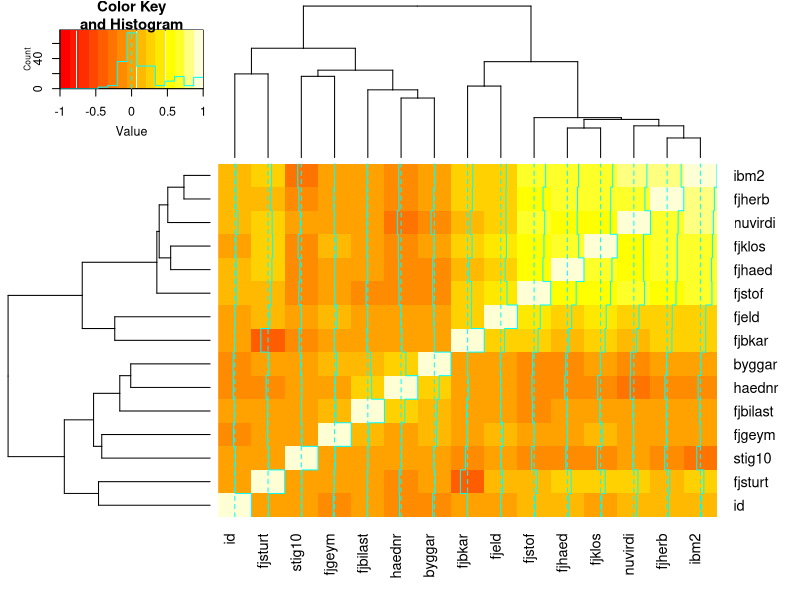
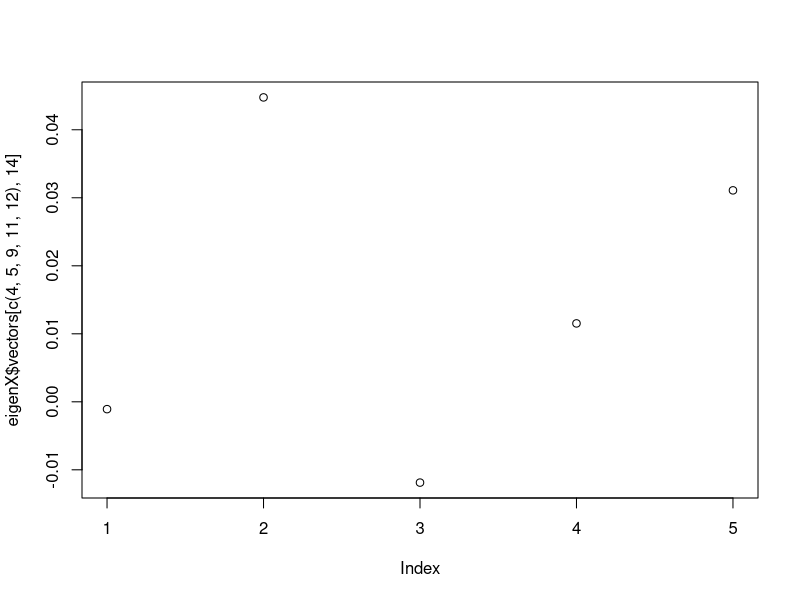
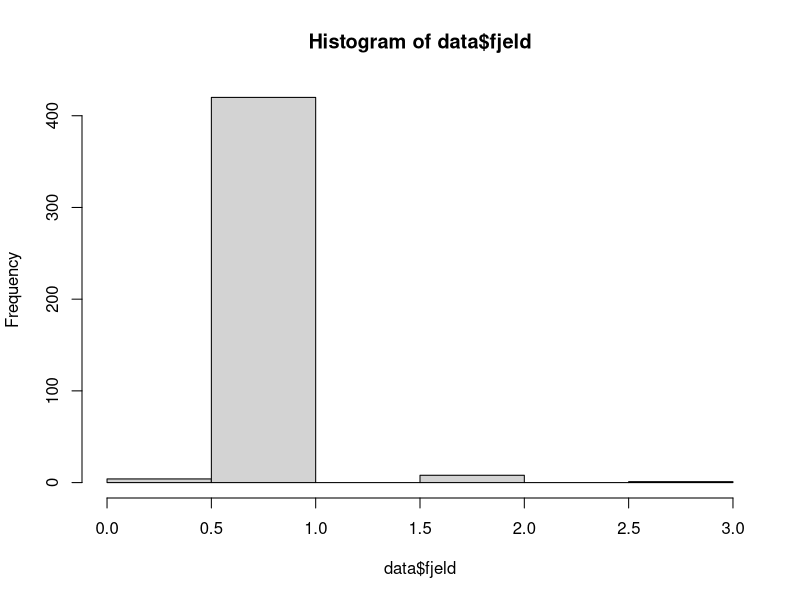
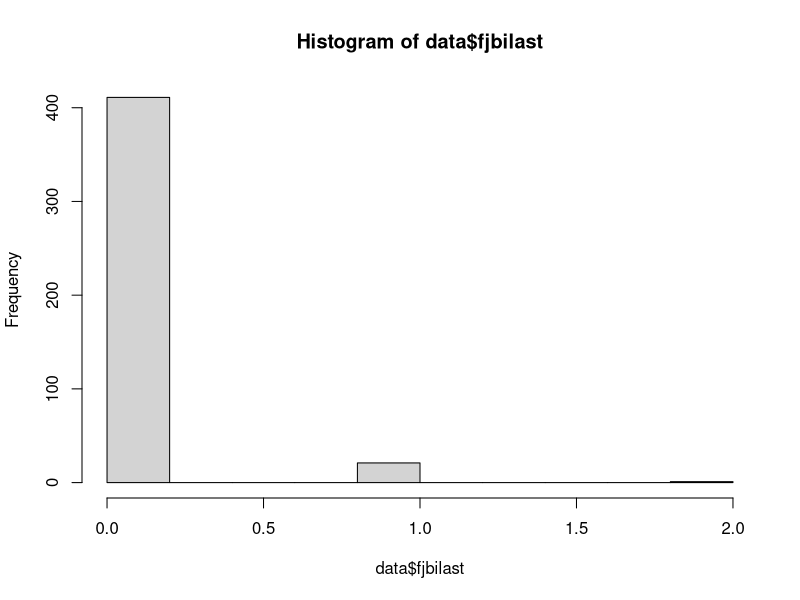
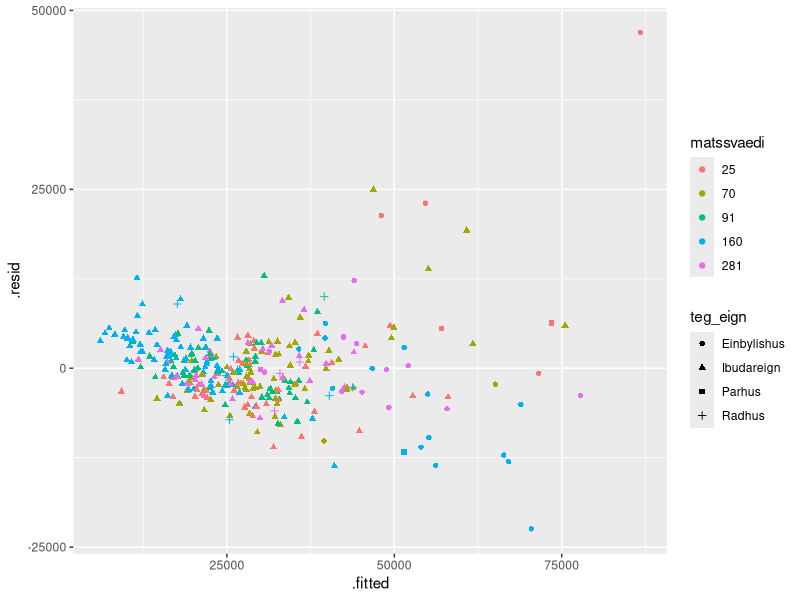
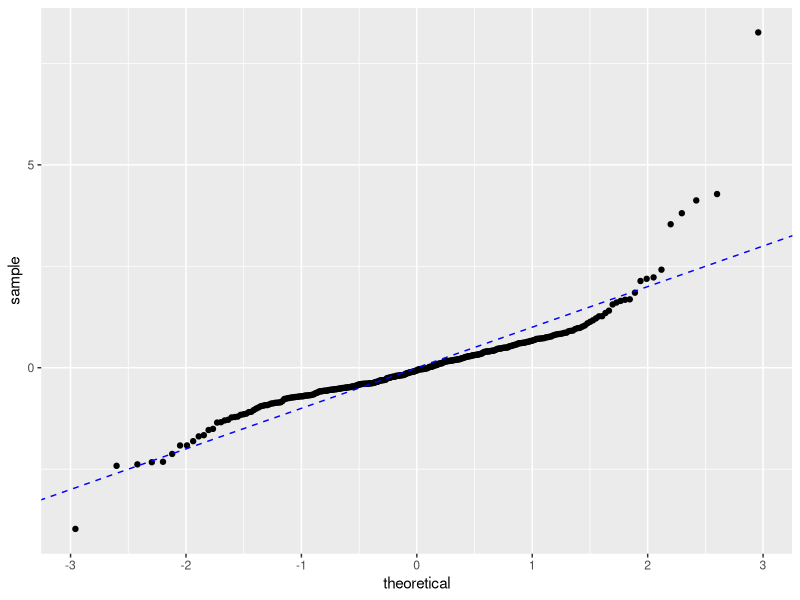
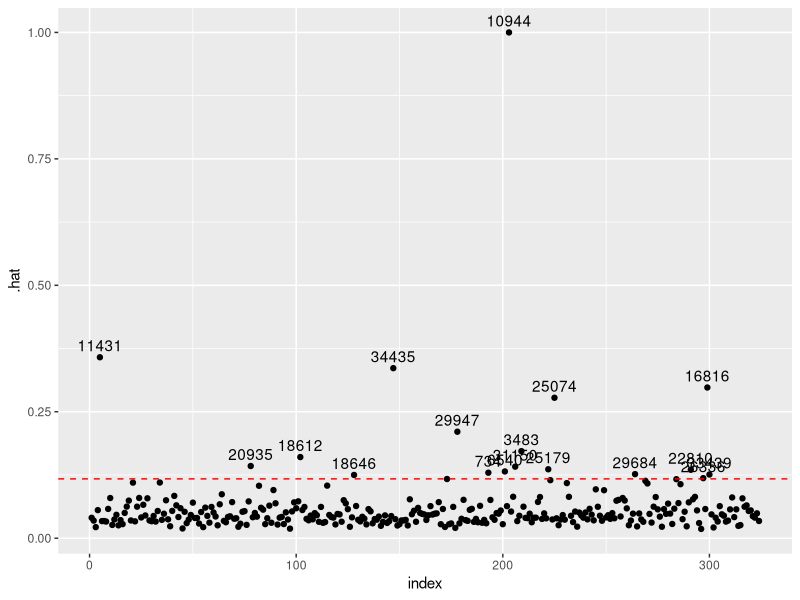
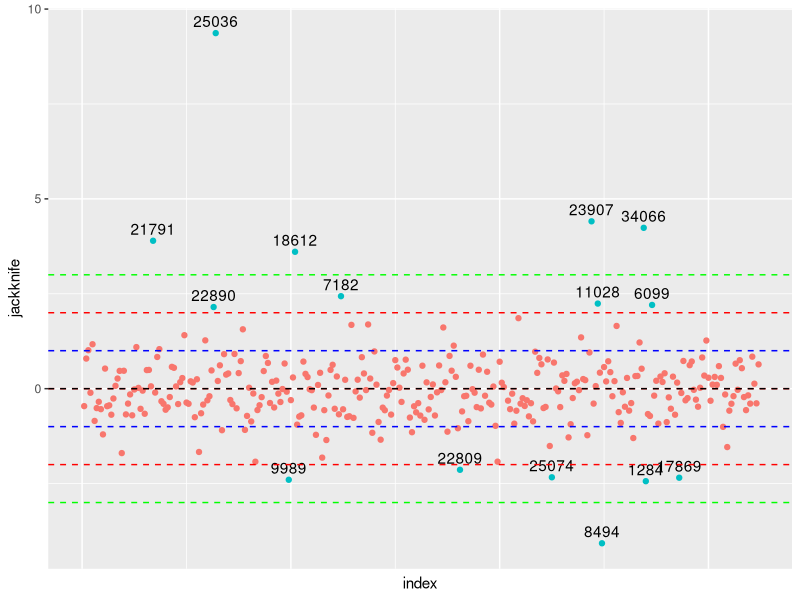

Here is the R script that generated these plots, in order: (Note: this script raises an error after producing the figures.)
## STIG 0: FORVINNSLA

# Hlöðum inn gagnasettinu og veljum undirsvæðin:
setwd("~/Desktop/H21/Hagnýtt línuleg tölfræðilíkön/Heimadæmi/HLT-V5")

library(MASS)
library(tidyverse)
library(GGally)
library(knitr)
library(kableExtra)
set.seed(11)

data_big <- data.frame(read.table("gagnasafn_endurmat2017_litid.csv", header = T, sep = ","))
sublocations = c(25, 70, 91, 160, 281)
data_big$id <- 1:nrow(data_big)
data = data_big[data_big$matssvaedi == sublocations, ]

# Fjarlægjum breytur sem augljóslega skipta ekki máli:
data <- subset( data, select = -c(svfn,rfastnum) )

# Skilgreinum tegundir breyta:
data[ ,"kdagur"] <- as.Date(data[ ,"kdagur"]) # Kaupdagur sem dagsetning
data[ ,"teg_eign"] <- as.factor(data[ ,"teg_eign"]) # Tegund eignar sem flokkur

# Ath að í verkefni segir að "lyfta" sé binary en í gögnum virðist hún vera fjöldi lyfta.
data[ ,"lyfta"] <- data[,"lyfta"]>0 # Kannski halda, kannski sleppa

# Kannski hafa stig10 logical 10 eða ekki 10.
data[ ,"matssvaedi"] <- as.factor(data[ ,"matssvaedi"]) # Staðsetning sem flokkur
data[ ,"undirmatssvaedi"] <- as.factor(data[ ,"undirmatssvaedi"]) # Undirstaðsetning sem flokkur
data[ ,"ibteg"] <- as.factor(data[ ,"ibteg"]) # Tegund íbúðar sem flokkur (ath, bara tveir flokkar og stendur numerical í verkefnalýsingu)

# Splittum datasetti í þjálfun og prófun:
sizeTraining = floor(0.75 * nrow(data))
trainingSampleRowId <- sample(1:nrow(data), size = sizeTraining, replace = F)
train_data <- data[trainingSampleRowId, ]
test_data <- data[-trainingSampleRowId, ]

## STIG 1: FYRSTA LÍKAN OG TÖLFRÆÐI HEILDARGAGNASETTS

# Skoðum mean, sd, min, max, kvantíla (og annað?) fyrir gagnasettið okkar:
# Óklárað

# Fittum fyrsta líkan, án nokkurrar vinnslu:
lm.first = lm(nuvirdi ~ ., data = train_data)

# Skráum RMSE, R^2 adjusted og PRESS fyrir líkanið:
sqrt(mean(residuals(lm.first)^2))
summary(lm.first)

# Skoðum spágildi líkansins út frá prófunargagnasetti:
test_resid = (predict(lm.first, test_data) - test_data$nuvirdi)
sqrt(mean(test_resid^2))

# Skoðum einnig annars konar grunnlíkan, sem tekur bara mið af fermetrum:
# Gæti verið baseline
lm.simple <- lm(nuvirdi ~ ibm2, data = train_data)
summary(lm.simple)
sqrt(mean(residuals(lm.simple)^2))

# Skoðum loks STEPWISE framleitt líkan, sem við notum bara til samanburðar:
stepWiseLM <- stepAIC(object = lm.first, direction = 'both', trace = T)
summary(stepWiseLM)

## STIG 2: Gagnaúrvinnsla, augljósir flokkar fjarlægðir

# Skoðum breytur sem eru of líkar, multiple collinearity:
nums <- unlist(lapply(data, is.numeric))  
library(gplots)
heatmap.2(cor(data[,nums])) 
# Sjáum cluster af hópum sem eru mjög líkir. Skoðum eigingildi:
X <- model.matrix(lm( nuvirdi ~ ., data[,nums]))
eigenX <- eigen(t(X) %*% X)
condNumber <- max(eigenX$values)/min(eigenX$values)
condNumber
# Risastór ástandstala fyrir fylkið, skoðum eiginvigra með lág eigingildi
eigenX$values
# Sjáum að eigingildi 14 er pínkulítið
eigenX$vectors[, 14]
colnames(data[,nums])[c(4, 5, 9, 11, 12)]
sum(eigenX$vectors[c(4, 5, 9, 11, 12), 14])
sum(eigenX$vectors[,14])
plot(eigenX$vectors[c(4, 5, 9, 11, 12),14])
bad_actors <- eigenX$vectors[c(4, 5, 9, 11, 12), 14]
sum(bad_actors[c(1,5)]) - sum(bad_actors[c(2,3,4)])
# Sjáum að ibm2 og fjstof tjá nokkurn veginn sömu upplýsingar og hinar
# -> niðurstaða, taka út fjherb, fjlkos, fjhaed

# Tökum þessa þætti út og skoðum aftur módelið:
td2 = subset( train_data, select = -c(fjherb, fjklos, fjhaed) )
lm.second = lm(nuvirdi ~ ., data = td2)

# Fáum stærra RMSE en örlítið hærra R^2 adjusted...
summary(lm.first)
summary(lm.second)
sqrt(mean(residuals(lm.first)^2))
sqrt(mean(residuals(lm.second)^2))
# Gætum gert F prófs samanburð hérna, skoða glósur...

# Sjáum samt að fjbilast og fjeld eru nokkurn veginn eins fyrir alla punkta:
hist(data$fjeld)
hist(data$fjbilast)
# Þau mælast líka með mjög hátt p-gildi, svo við metum það svo að þetta megi fjúka
td3 = subset( td2, select = -c(fjeld, fjbilast) )
lm.third = lm(nuvirdi ~ ., data = td3)
sqrt(mean(residuals(lm.third)^2))
summary(lm.third)
# Lítil sem engin breyting í RMSE en R^2 hækkar, svo þetta er gott...

## STIG 3: GAGNAÚRVINNSLA, MINNA AUGLJÓSIR FLOKKAR FJARLÆGÐIR
group_by(data, undirmatssvaedi) %>% count()
# Einu hóparnir sem fá lágt p-gildi eru 3 og 6 (Ægissíða, Vesturbær NA við Hringbraut)
# en aðeins 7 og 4 stök falla þar undir.
# Fjölmennustu hóparnir, 21 og 28 (Vesturberg í Breiðholti og Blokkir við 
# Kringlumýrabraut), virðast skipta litlu máli.
# Mér finnst þetta ástæða til að sleppa undirmatssvæðum í heild sinni.
# -> Prófum það!

td4 = subset( td3, select = -c(undirmatssvaedi))
lm.fourth = lm(nuvirdi ~ ., data = td4)
sqrt(mean(residuals(lm.fourth)^2))
summary(lm.fourth)
# Hér hækkar RMSE en R^2 lækkar. Þyrftum að skoða þetta betur...
# Ég ætla að prófa að vinna áfram með td3 en þetta er samt örugglega gott skref seinna

# Af teg_eign er Parhus að mælast með besta svörun (fyrir utan mögulega einbylishus)
# en það eru bara 6 gagnapunktar. Skoðum þess vegna að fella teg_eign inn í ibteg.
# Það nær utan um nokkuð mikið, eins og sést:
group_by(data, ibteg, teg_eign) %>% count()

td4 = subset( td3, select = -c(ibteg))
lm.fourth = lm(nuvirdi ~ ., data = td4)
sqrt(mean(residuals(lm.fourth)^2))
summary(lm.fourth)

td4 = subset( td3, select = -c(teg_eign))
lm.fourth = lm(nuvirdi ~ ., data = td4)
sqrt(mean(residuals(lm.fourth)^2))
summary(lm.fourth)

# Sjáum að -ibteg stendur sig betur en -teg_eign, svo við veljum út ibteg
# Núna stækkar R^2 á meðan RMSE minnkar, svo þetta er gott...
# Upp á grínið, prófum að taka hvort tveggja út og sjá hvernig það hegðar sér:

td4 = subset( td3, select = -c(ibteg, undirmatssvaedi))
lm.fourth = lm(nuvirdi ~ ., data = td4)
sqrt(mean(residuals(lm.fourth)^2))
summary(lm.fourth)

# Ég meina, þetta er alveg sæmilegt... Miðað við hversu margt er fjarlægt,
# þá er þetta mögulega bara leiðin fram á við...

# Hægt að skoða muninn á plottunum að neðan (resid v. fitted) fyrir
# third og fourth, enginn svakalegur munur.

## STIG 4A: HELDUR LÍNULEIKI? GRUNNSKOÐUN

# MIKILVÆGAST: PLOT RESIDUAL Á MÓTI FITTED
fortData <- fortify(lm.fourth)
fortData %>%
  ggplot(aes(x = .fitted, y = .resid, color = matssvaedi, shape = teg_eign)) +
  geom_jitter(width = 0.25)

# Ættum að geta séð þetta vel líka með QQ-plotti af leifðinni:
tibble(Normal = fortData$.stdresid) %>%
  gather(type, val) %>%
  ggplot(aes(sample = val)) +
  stat_qq() +
  geom_abline(slope = 1, intercept = 0, lty = 2, col = 'blue')
# Einn punktur alveg út úr kú-kú en svo er þetta að falla nokkuð vel að y=x...
# Heldur samt ekki í við þetta í endann og við sjáum að tilhneigingin er samhverf,
# svo þetta er eitthvað aðeins annað en línulegt.

# Sjáum skýr merki um heteroskedasticity! Viljum þá væntanlega vinna með y-breytuna okkar.
# Áður en við gerum það, er réttast að skoða útlaga og áhrifamikla punkta,
# þar sem BoxCox og aðrar aðferðir eru sérstaklega næmar fyrir slíku.

## STIG 5: ÚTLAGAR OG MIKILVÆGIR PUNKTAR


# Greinum nú x-punkta með Mahalanobis/H_ii gildum:
# Skoðum matið okkar á y (y.hat) 
fortData$rn <- row.names(fortData)
fortData$index <- 1:nrow(fortData)
fortData$.jackknife <- rstudent(lm.fourth)
n <- nrow(fortData)
p <- nrow(summary(lm.fourth)$coefficients)

fortData %>%
  ggplot(aes(x = index, y = .hat)) +
  geom_point() +
  geom_hline(yintercept = 2*p/n, lty = 2, col = 'red') +
  geom_text(aes(label = ifelse(.hat > 2*p/n, rn, '')), hjust = 0.5, vjust = -0.5)

# Þetta er bara rugl að skoða, við þurfum að finna betri leið... Notum töflu:

fortData %>%
  filter(.hat > 2*p/n) %>%
  arrange(desc(.hat)) %>%
  dplyr::select(rn, .hat) %>%
  kbl(align = 'c') %>%
  kable_styling()

# Með því að skoða
fortData[fortData$rn == 10944,]
# sést að þessum punkti er spáð nákvæmlega rétt gildi og því er hann veigamikill.
# Hann er sem sagt veigamikill, því hann er að spá þessu svo vel, ætti ekki að skoða
# frekar. Aðrir gagnapunktar eru innan marka.

# Byrjum á því að greina y-punkta með jackknife og Cook's distance:

fortData %>%
  dplyr::select(.jackknife, rn, index) %>%
  gather(residual, jackknife, -index, -rn) %>%
  mutate(residual = factor(residual, 
                           levels = c('.jackknife'))) %>%
  ggplot(aes(x = index, y = jackknife, , label=rn)) +
  geom_point(aes(color = ifelse(abs(jackknife)>2, "darkred", "black"))) +
  geom_text(aes(label=ifelse(abs(jackknife)>2,rn,'')),hjust=0.5,vjust=-0.5) +
  geom_hline(yintercept = 0, lty = 2, col = 'red') +
  theme(legend.position="none",
        axis.text.x=element_blank(),
        axis.ticks.x=element_blank()) +
  geom_hline(yintercept = 1, lty = 2, col = 'blue') +
  geom_hline(yintercept = -1, lty = 2, col = 'blue') +
  geom_hline(yintercept = 2, lty = 2, col = 'red') +
  geom_hline(yintercept = -2, lty = 2, col = 'red') +
  geom_hline(yintercept = 3, lty = 2, col = 'green') +
  geom_hline(yintercept = -3, lty = 2, col = 'green') +
  geom_hline(yintercept = 0, lty = 2) + expand_limits(x = c(0, 282))

alpha <- 0.05
tCrit <- qt(p = 1 - alpha/(2 * n), n - p - 1)
outliers = fortData$rn[c(which(abs(fortData$.jackknife) > tCrit))]

fortData %>%
  ggplot(aes(x = index, y = .cooksd, label=rn)) +
  geom_point(aes(color = ifelse(.cooksd>0.1, "darkred", "black"))) +
  geom_text(aes(label=ifelse(.cooksd>0.1,rn,'')),hjust=-0.1,vjust=0.2) +
  theme(legend.position="none",
        axis.text.x=element_blank(),
        axis.ticks.x=element_blank())

theoreticalT <- qt(p = 1 - 0.05/(2 * n), df = n - p - 1)
suspicious <- c(25036, 23907, 21791, 18612, 34066, 11182, 8494)
fortData %>%
  filter(rn %in% suspicious) %>%
  mutate(highLeverage = .hat > 2*p/n,
         outlier = abs(.jackknife) > theoreticalT,
         influential = .cooksd > 0.15) %>%
  dplyr::select(rn, highLeverage, outlier, influential) %>%
  mutate(totalMarks = highLeverage + outlier + influential) %>%
  kbl(align = 'c') %>%
  kable_styling()

possible_rejects = c(23907, 25036, 18612)

fortData[fortData$rn %in% possible_rejects,] %>%
  kbl(align = 'c') %>%
  kable_styling()

# Ég er búinn að reyna að fletta upp þessari eign eftir fasteignanúmerinu 10106610 en
# ekkert gengur. Frá og með 8. apríl 2018 var fasteignanúmerum breytt og því er ekki
# lengur hægt að fletta því upp hvaða eignir þetta eru.
# Þetta er því sérstakt tilfelli, þar sem við getum ekkert vitað um þessa gagnapunkta.
# Við vitum hins vegar að þetta er langverðmætasta eignin í safninu okkar!
summary(data$nuvirdi)
# Þess vegna er sanngjarnt að taka gagnapunktinn út, þetta er örugglega ráðherrabústaðurinn
# við Tjarnargötu eða eitthvað. Það er allavega alveg rökfæranlegt að klippa hann út.

# Hinir tveir eru metnir á miklu hærra verð en þeir ættu að vera. Báðir liggja við
# Ægissíðu og eru metnir á verð sem kemur heim og saman við aðrar eignir þar:
summary(data[data$matssvaedi == 70,]$nuvirdi)
# Aðeins yfir meðallagi í stærð ibm2 en virðast annars vera nokkuð eðlilegar eignir.
# Hvers vegna er módelið að spá þeim svona hátt? Ég held að það sé ekki réttlætanlegt
# að klippa þá út úr módelinu, því við ættum ekki að vera spá svona hátt.
# Við viljum lagfæra þessa spá, ekki sópa henni undir teppið!

td5 = td4[td4$id != 25036,]

## STIG 4B: HELDUR LÍNULEIKI? UMBREYTINGAR

# Umbreytum y út frá BoxCox og skoðum lambda gildi
bcTest <- boxcox(lm( nuvirdi ~ ., td5))

indexOfLLPeak <- which.max(bcTest$y)
lambda <- bcTest$x[indexOfLLPeak]
# Lambda langt fyrir neðan 5, sem er góðs viti (sjá 8_transformations)
lambda
# Líklegast nákvæmlega 26/99

fortData$logy <- (fortData$nuvirdi^lambda - 1)/lambda

# Sjáum að logy hegðar sér betur (meira línulega) en venjulega núvirðið:
# (sameina á eitt plott með facet wrap eða eitthvað)
fortData %>% ggplot(aes(x = logy)) +
  geom_density()

fortData %>% ggplot(aes(x = nuvirdi)) +
  geom_density()

# Andhverfan er (26*y/99 + 1)^(99/26)

td5$logy <- (td5$nuvirdi^lambda - 1)/lambda
lm.fifth = lm(logy ~ . -nuvirdi, data = td5)
summary(lm.fifth)
adjusted_residuals = residuals(lm.fifth)^2
adjusted_residuals = (26*adjusted_residuals/99 + 1)^(99/26)
sqrt(mean(adjusted_residuals))

# Þetta er allt of gott til að vera satt, þurfum að skoða þetta betur....

# Skoðum aftur x-punkta og greinum frávik
# Skoðum partial residual / partial regression á x-gildum, ef þau eru nógu fá
# Ófullkomið

X <- model.matrix(lm.fifth)
partialRegPlots <- list()
for(i in 2:p) {
  delIndependentX <- X[, i]
  delX <- as.data.frame(X[, -c(1, i)])
  lmDelta <- lm(fortifyp1$PRICE ~ ., data = delX)
  lmGamma <- lm(delIndependentX ~ ., data = delX)
  resDelta <- residuals(lmDelta)
  resGamma <- residuals(lmGamma)
  betaPartialReg <- summary(lm(resDelta ~ resGamma))$coefficients[2, 1]
  tibble(x = resGamma,
         y = resDelta) %>%
    ggplot(aes(x = x, y = y)) +
    geom_point() +
    geom_abline(slope = betaPartialReg, intercept = 0, lty = 2, col = 'blue') +
    labs(x = TeX('$\\hat{\\gamma}$'), y = TeX('$\\hat{\\delta}$')) +
    ggtitle(colnames(p1)[i]) -> partialRegPlots[[(i - 1)]]
}
cowplot::plot_grid(partialRegPlots[[1]], partialRegPlots[[2]], partialRegPlots[[3]])

## STIG 6: Fitta nýtt líkan og skoða fleiri breytur til að taka út

# Ófullkomið


## STIG 7: Fara í ANCOVA greiningu á þeim breytum sem eru eftir inni

# Nota TukeyHSD
# Ófullkomið

## STIG 8: Fitta lokalíkanið og skrifa allt um það (RMSE, mean etc., R^2, blablabla)
